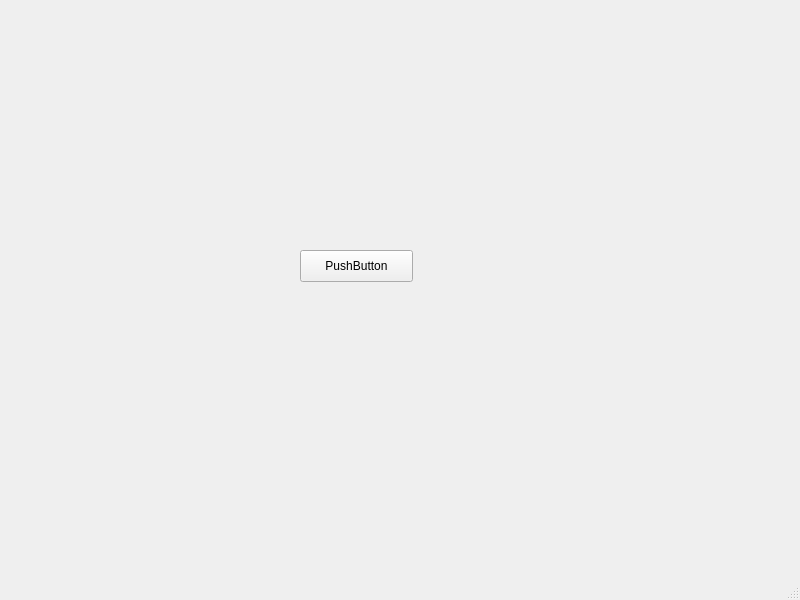
<?xml version="1.0" encoding="UTF-8"?>
<ui version="4.0">
 <class>MainWindow</class>
 <widget class="QMainWindow" name="MainWindow">
  <property name="geometry">
   <rect>
    <x>0</x>
    <y>0</y>
    <width>800</width>
    <height>600</height>
   </rect>
  </property>
  <property name="windowTitle">
   <string>MainWindow</string>
  </property>
  <widget class="QWidget" name="centralwidget">
   <widget class="QPushButton" name="pbOk">
    <property name="geometry">
     <rect>
      <x>300</x>
      <y>250</y>
      <width>113</width>
      <height>32</height>
     </rect>
    </property>
    <property name="text">
     <string>PushButton</string>
    </property>
   </widget>
  </widget>
  <widget class="QMenuBar" name="menubar">
   <property name="geometry">
    <rect>
     <x>0</x>
     <y>0</y>
     <width>800</width>
     <height>24</height>
    </rect>
   </property>
  </widget>
  <widget class="QStatusBar" name="statusbar"/>
 </widget>
 <resources/>
 <connections/>
</ui>
